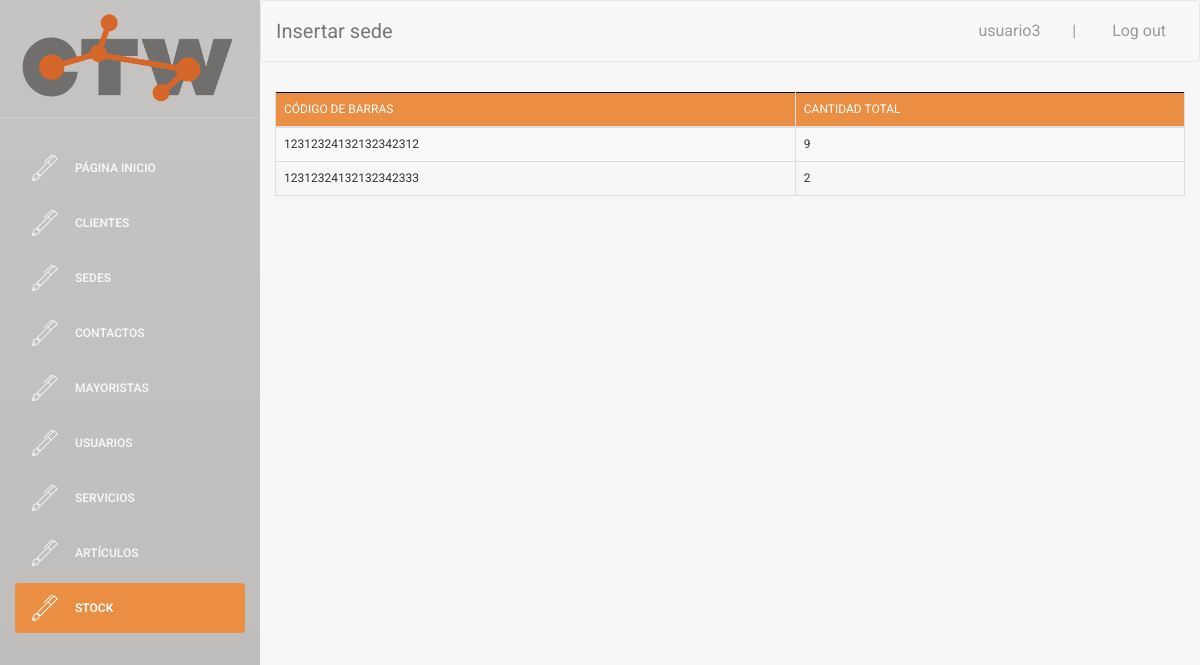
/buscador/buscador_stock.php (signed in), run on an earlier commit of the app's database.
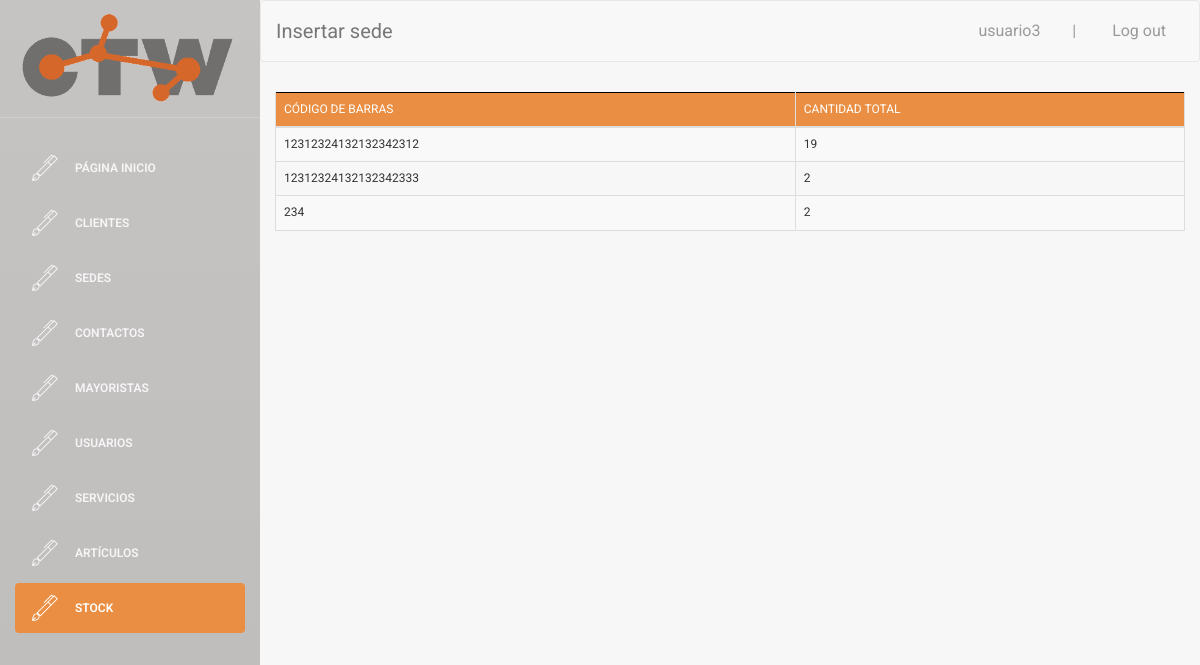
And on a later commit of the database.
### tables this page shows
CREATE TABLE `STOCK` (
  `CODIGO_DE_BARRAS` varchar(30) NOT NULL,
  `cantidad_total` int(5) NOT NULL
);

### web/buscador/buscador_stock.php (the view, shortened to what the changed rows need)
    <!doctype html>
<?php
if($_SESSION["login_done"]==true){
?>
<html lang="en">
<head>
    <link rel="stylesheet" href="https://maxcdn.bootstrapcdn.com/bootstrap/3.3.6/css/bootstrap.min.css">
    <link rel="stylesheet" href="https://cdn.datatables.net/1.10.12/css/dataTables.bootstrap.min.css">
    <link href="../assets/css/bootstrap.min.css" rel="stylesheet" />
    <link href="../assets/css/animate.min.css" rel="stylesheet"/>
    <link href="../assets/css/light-bootstrap-dashboard.css" rel="stylesheet"/>
    <link href="../assets/css/demo.css" rel="stylesheet" />
    <link href="http://maxcdn.bootstrapcdn.com/font-awesome/4.2.0/css/font-awesome.min.css" rel="stylesheet">
    <link href="../assets/css/pe-icon-7-stroke.css" rel="stylesheet" />
    <link href="http://cdnjs.cloudflare.com/ajax/libs/x-editable/1.5.0/bootstrap3-editable/css/bootstrap-editable.css" rel="stylesheet"/>
    <link href="../assets/css/table_editor.css" rel="stylesheet"/>
    <link href="../assets/css/table.css" rel="stylesheet"/>
    <link href="../assets/css/table2.css" rel="stylesheet"/>
    <link href="../assets/css/table4.css" rel="stylesheet"/>
    <link href="../assets/css/insert.css" rel="stylesheet" />
    <link href="../assets/css/micss.css" rel="stylesheet" />
</head>
<body>
<div class="wrapper">
    <div class="main-panel">
        <div class="content">
            <div class="container-fluid">
                <div class="row">
                    <div >
                        <div >
                                <table id="buscador_stock" class="table table-striped table-bordered">
                                    <thead>
                                        <tr>
                                            <th>Código de barras</th>
                                            <th>Cantidad total</th>
                                        </tr>
                                    </thead>
                                    <tbody>
                                        <?php
                                            $conn = connect();
                                            $sql = "SELECT * FROM STOCK";
                                            $result = $conn->query($sql);
                                            if ($result->num_rows > 0) {
                                                 while($row = $result->fetch_assoc()) {
                                                    $pk = $row['CODIGO_DE_BARRAS'];
                                        ?>
                                                    <tr>
                                                        <td><a href="#" class="CODIGO_DE_BARRAS" data-pk=<?php echo "\"$pk\""; ?>><?php echo $row['CODIGO_DE_BARRAS']?> </a></td>
                                                        <td><a href="#" class="cantidad_total" data-pk=<?php echo "\"$pk\""; ?>><?php echo $row['cantidad_total']?> </a></td>
                                                    </tr>
                                        <?php
                                                 }
                                            } else {
                                                 echo "0 results";
                                            }
                                        ?>
                                    </tbody>
                                </table>
                        </div>
                    </div>
                </div>
            </div>
        </div>
            </div>
    </div>
</body>
</html>
<?php
}else{
    echo "false";
    header("location:../index.php");
}
?>

What changed in the data, as far as the page shows it:
changed stock id 12312324132132342312: cantidad_total "9" → "19"
added stock: CODIGO_DE_BARRAS "234", cantidad_total "2"
